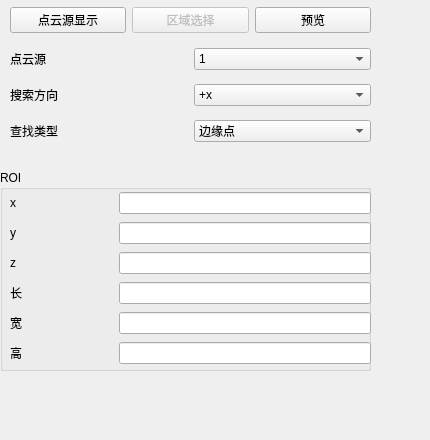
       <widget class="QWidget" name="line">
        <widget class="QStackedWidget" name="line_setting">
         <property name="geometry">
          <rect>
           <x>0</x>
           <y>30</y>
           <width>421</width>
           <height>401</height>
          </rect>
         </property>
         <property name="currentIndex">
          <number>0</number>
         </property>
         <widget class="QWidget" name="line_general_setting">
          <widget class="QGroupBox" name="line_ROI_setting">
           <property name="geometry">
            <rect>
             <x>0</x>
             <y>140</y>
             <width>371</width>
             <height>201</height>
            </rect>
           </property>
           <property name="title">
            <string>ROI</string>
           </property>
           <widget class="QWidget" name="layoutWidget">
            <property name="geometry">
             <rect>
              <x>10</x>
              <y>20</y>
              <width>361</width>
              <height>181</height>
             </rect>
            </property>
            <layout class="QGridLayout" name="gridLayout_18">
             <item row="0" column="0" colspan="2">
              <widget class="QLabel" name="label_147">
               <property name="text">
                <string>x                             </string>
               </property>
              </widget>
             </item>
             <item row="0" column="2">
              <widget class="QLineEdit" name="line_x"/>
             </item>
             <item row="1" column="0" colspan="2">
              <widget class="QLabel" name="label_148">
               <property name="text">
                <string>y</string>
               </property>
              </widget>
             </item>
             <item row="1" column="2">
              <widget class="QLineEdit" name="line_y"/>
             </item>
             <item row="2" column="0" colspan="2">
              <widget class="QLabel" name="label_149">
               <property name="text">
                <string>z</string>
               </property>
              </widget>
             </item>
             <item row="2" column="2">
              <widget class="QLineEdit" name="line_z"/>
             </item>
             <item row="3" column="2">
              <widget class="QLineEdit" name="line_l"/>
             </item>
             <item row="4" column="2">
              <widget class="QLineEdit" name="line_w"/>
             </item>
             <item row="5" column="2">
              <widget class="QLineEdit" name="line_h"/>
             </item>
             <item row="3" column="0" colspan="2">
              <widget class="QLabel" name="label_150">
               <property name="text">
                <string>长</string>
               </property>
              </widget>
             </item>
             <item row="4" column="0" colspan="2">
              <widget class="QLabel" name="label_151">
               <property name="text">
                <string>宽</string>
               </property>
              </widget>
             </item>
             <item row="5" column="0" colspan="2">
              <widget class="QLabel" name="label_152">
               <property name="text">
                <string>高</string>
               </property>
              </widget>
             </item>
            </layout>
           </widget>
          </widget>
          <widget class="QWidget" name="layoutWidget">
           <property name="geometry">
            <rect>
             <x>10</x>
             <y>10</y>
             <width>361</width>
             <height>111</height>
            </rect>
           </property>
           <layout class="QGridLayout" name="gridLayout_17">
            <item row="0" column="0">
             <widget class="QLabel" name="label_146">
              <property name="text">
               <string>点云源</string>
              </property>
             </widget>
            </item>
            <item row="0" column="1">
             <widget class="QComboBox" name="line_cloud">
              <property name="styleSheet">
               <string notr="true">selection-color: rgb(0, 0, 0);</string>
              </property>
              <item>
               <property name="text">
                <string>1</string>
               </property>
              </item>
             </widget>
            </item>
            <item row="1" column="0">
             <widget class="QLabel" name="label_145">
              <property name="text">
               <string>搜索方向</string>
              </property>
             </widget>
            </item>
            <item row="1" column="1">
             <widget class="QComboBox" name="line_direction">
              <property name="styleSheet">
               <string notr="true">selection-color: rgb(0, 0, 0);</string>
              </property>
              <item>
               <property name="text">
                <string>+x</string>
               </property>
              </item>
              <item>
               <property name="text">
                <string>-x</string>
               </property>
              </item>
              <item>
               <property name="text">
                <string>+y</string>
               </property>
              </item>
              <item>
               <property name="text">
                <string>-y</string>
               </property>
              </item>
             </widget>
            </item>
            <item row="2" column="0">
             <widget class="QLabel" name="label_153">
              <property name="text">
               <string>查找类型</string>
              </property>
             </widget>
            </item>
            <item row="2" column="1">
             <widget class="QComboBox" name="line_type">
              <property name="enabled">
               <bool>true</bool>
              </property>
              <property name="styleSheet">
               <string notr="true">selection-color: rgb(0, 0, 0);</string>
              </property>
              <item>
               <property name="text">
                <string>边缘点</string>
               </property>
              </item>
              <item>
               <property name="text">
                <string>拐点</string>
               </property>
              </item>
             </widget>
            </item>
           </layout>
          </widget>
         </widget>
        </widget>
        <widget class="QWidget" name="layoutWidget">
         <property name="geometry">
          <rect>
           <x>10</x>
           <y>0</y>
           <width>361</width>
           <height>41</height>
          </rect>
         </property>
         <layout class="QHBoxLayout" name="horizontalLayout_120">
          <item>
           <widget class="QPushButton" name="line_general">
            <property name="text">
             <string>点云源显示</string>
            </property>
           </widget>
          </item>
          <item>
           <widget class="QPushButton" name="line_ROI">
            <property name="enabled">
             <bool>false</bool>
            </property>
            <property name="text">
             <string>区域选择</string>
            </property>
           </widget>
          </item>
          <item>
           <widget class="QPushButton" name="line_preview">
            <property name="text">
             <string>预览</string>
            </property>
           </widget>
          </item>
         </layout>
        </widget>
       </widget>
